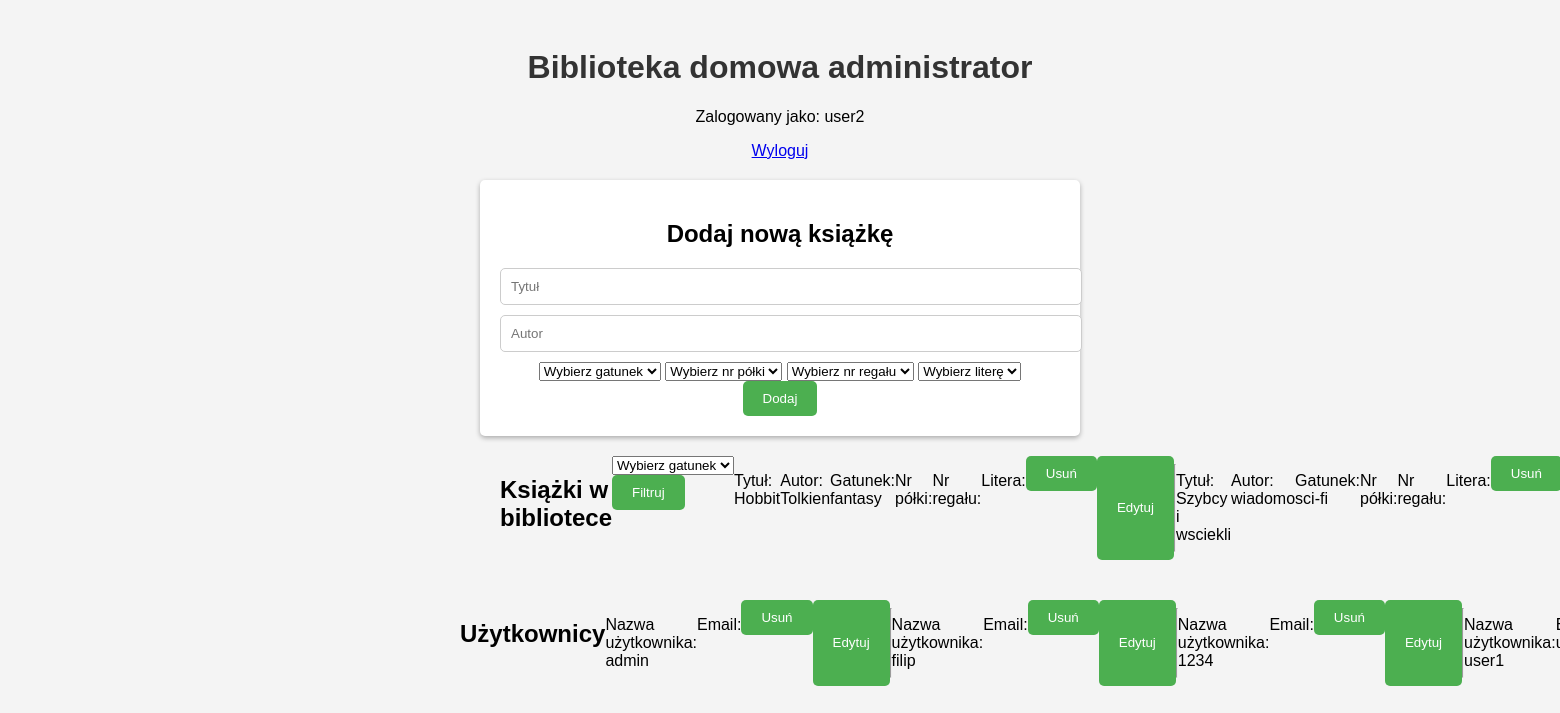
Screenshot of /library_admin.php (signed in) with the database file from the repository.
### tables this page shows
CREATE TABLE `books` (
  `id` int(11) NOT NULL,
  `title` varchar(255) NOT NULL,
  `author` varchar(255) NOT NULL,
  `category` varchar(20) NOT NULL,
  `nr_polki` varchar(100) NOT NULL,
  `nr_regal` varchar(10) NOT NULL,
  `alphabet` varchar(5) NOT NULL
);

CREATE TABLE `users` (
  `id` int(11) NOT NULL,
  `username` varchar(255) NOT NULL,
  `email` varchar(60) NOT NULL,
  `password` varchar(255) NOT NULL,
  `role_id` tinyint(4) NOT NULL DEFAULT 1
);

### library_admin.php (the view, shortened to what this page needs)
<?php
$conn = new mysqli("localhost", "root", "", "library");
$sql = "SELECT * FROM books";
$result = $conn->query($sql);
$booksList = "";
if ($result->num_rows > 0) {
    while ($row = $result->fetch_assoc()) {
        $booksList .= "<p>Tytuł: " . $row["title"] . "</p>";
        $booksList .= "<p>Autor: " . $row["author"] . "</p>";
        $booksList .= "<p>Gatunek: " . $row["category"] . "</p>";
        $booksList .= "<p>Nr półki: " . $row["nr_polki"] . "</p>";
        $booksList .= "<p>Nr regału: " . $row["nr_regal"] . "</p>";
        $booksList .= "<p>Litera: " . $row["alphabet"] . "</p>";
        $booksList .= "<form action='library_admin.php' method='GET'>";
        $booksList .= "<input type='hidden' name='delete' value='" . $row["id"] . "'>";
        $booksList .= "<button type='submit' name='delete' >Usuń</button>";
        $booksList .= "</form>";
        $booksList .= "<button onclick='showEditForm(" . $row["id"] . ")'>Edytuj</button>";
        $booksList .= "<div id='edit-form-" . $row["id"] . "' style='display: none;'>";
        $booksList .= "<form action='library_admin.php' method='POST'>";
        $booksList .= "<input type='hidden' name='book-id' value='" . $row["id"] . "'>";
        $booksList .= "<input type='text' name='new-author' placeholder='Nowy autor'>";
        $booksList .= "<input type='text' name='new-title' placeholder='Nowy tytuł'>";
        $booksList .= "<select name='new-category'>";
        $booksList .= "<option value='' disabled selected>Wybierz gatunek</option>";
        $booksList .= "<option value='fantasy'>Fantasy</option>";
        $booksList .= "<option value='horror'>Horror</option>";
        $booksList .= "<option value='sci-fi'>Sci-fi</option>";
        $booksList .= "<option value='comedy'>Komedia</option>";
        $booksList .= "<option value='documentary'>Dokument</option>";
        $booksList .= "</select>";
        $booksList .= "<select name='new-nr_polki'>";
        $booksList .= "<option value='' disabled selected>Wybierz nr półki</option>";
        $booksList .= "<option value='1'>1</option>";
        $booksList .= "<option value='2'>2</option>";
        $booksList .= "<option value='3'>3</option>";
        $booksList .= "<option value='4'>4</option>";
        $booksList .= "<option value='5'>5</option>";
        $booksList .= "</select>";
        $booksList .= "<select name='new-nr_regal'>";
        $booksList .= "<option value='' disabled selected>Wybierz nr regału</option>";
        $booksList .= "<option value='R1'>R1</option>";
        $booksList .= "<option value='R2'>R2</option>";
        $booksList .= "<option value='R3'>R3</option>";
        $booksList .= "<option value='R4'>R4</option>";
        $booksList .= "<option value='R5'>R5</option>";
        $booksList .= "</select>";
        $booksList .= "<select name='new-alphabet'>";
        $booksList .= "<option value='' disabled selected>Wybierz litere</option>";
        $booksList .= "<option value='A'>A</option>";
        $booksList .= "<option value='B'>B</option>";
        $booksList .= "<option value='C'>C</option>";
        $booksList .= "<option value='D'>D</option>";
        $booksList .= "<option value='E'>E</option>";
        $booksList .= "</select>";
        $booksList .= "<button type='submit' name='edit'>Zapisz</button>";
        $booksList .= "</form>";
        $booksList .= "</div>";
        $booksList .= "<hr>";
    }
} else {
    $booksList = "Brak książek w bibliotece.";
}
$sql = "SELECT * FROM users";
$result = $conn->query($sql);
$usersList = "";
if ($result->num_rows > 0) {
    while ($row = $result->fetch_assoc()) {
        $usersList .= "<p>Nazwa użytkownika: " . $row["username"] . "</p>";
        $usersList .= "<p>Email: " . $row["email"] . "</p>";
        $usersList .= "<form action='library_admin.php?user_id=$row[id]' method='POST'>";
        $usersList .= "<input type='hidden' value='" . $row["id"] . "'>";
        $usersList .= "<button type='submit' name='delete-user' >Usuń</button>";
        $usersList .= "</form>";
        $usersList .= "<button onclick='showEditForm(" . $row["id"] . ")' name='edit-user1'>Edytuj</button>";
        $usersList .= "<div id='edit-form-" . $row["id"] . "' style='display: none;'>";
        $usersList .= "<form action='library_admin.php' method='POST'>";
        $usersList .= "<input type='hidden' name='user_id' value='" . $row["id"] . "'>";
        $usersList .= "<input type='text' name='new-username' placeholder='Nowy username'>";
        $usersList .= "<input type='text' name='new-email' placeholder='Nowy email'>";
        $usersList .= "<button type='submit' name='edit-user2'>Zapisz</button>";
        $usersList .= "</form>";
        $usersList .= "</div>";
        $usersList .= "<hr>";
    }
} else {
    $usersList = "Brak książek w bibliotece.";
}
?>
<!DOCTYPE html>
<html>
<head>
    <link rel="stylesheet" type="text/css" href="style.css">
</head>
<body>
    <div class="container">
        <h1>Biblioteka domowa administrator</h1>
        <p>Zalogowany jako: <?php echo $_SESSION["username"]; ?></p>
        <a href="library.php?logout=true">Wyloguj</a>
        <div class="form-container">
            <h2>Dodaj nową książkę</h2>
            <form action="library_admin.php" method="POST">
                <input type="text" name="title" placeholder="Tytuł" required>
                <input type="text" name="author" placeholder="Autor" required>
                <select name="category" required>
                    <option value="" disabled selected>Wybierz gatunek</option>
                </select>
                <select name="nr_polki" required>
                    <option value="" disabled selected>Wybierz nr półki</option>
                </select>
                <select name="nr_regal" required>
                    <option value="" disabled selected>Wybierz nr regału</option>
                </select>
                <select name="alphabet" required>
                    <option value="" disabled selected>Wybierz literę</option>
                </select>
                <button type="submit" name="submit">Dodaj</button>
            </form>
        </div>
        <div class="admin-container" style="float:left";>
            <h2>Książki w bibliotece</h2>
            <form action="library_admin.php" method="GET">
                <select name="category">
                    <option value="" disabled selected>Wybierz gatunek</option>
                </select>
                <button type="submit">Filtruj</button>
            </form>
            <?php echo $booksList; ?>
        </div>
        <div class="admin-container" style="float: right";>
            <h2>Użytkownicy</h2>
            <?php echo $usersList; ?>
    </div>
</body>
</html>

### style.css (style rules this page uses)
body { font-family: Arial, sans-serif; background-color: #f4f4f4; }
.container { max-width: 600px; margin: 0 auto; padding: 20px; text-align: center; justify-content: center; align-items: center; }
h1 { color: #333; }
.form-container { margin-top: 20px; background-color: #fff; padding: 20px; border-radius: 5px; box-shadow: 0 2px 5px rgba(0, 0, 0, 0.3); justify-content: center; }
.admin-container { max-width: 600px; margin: 0 auto; padding: 20px; text-align: left; justify-content: left; align-items: left; display: inline-flex; }
input[type="text"], input[type="password"], input[type="email"] { width: 100%; padding: 10px; margin-bottom: 10px; border-radius: 5px; border: 1px solid #ccc; }
button { background-color: #4caf50; color: #fff; padding: 10px 20px; border: none; border-radius: 5px; cursor: pointer; }

### rows the page displays
books: title "Hobbit", author "Tolkien", category "fantasy"
books: title "Szybcy i wsciekli", author "wiadomo", category "sci-fi"
users: username "admin"
users: username "filip"
users: username "1234"
users: username "user1"

### other values shown
$_SESSION["username"] "user2"
